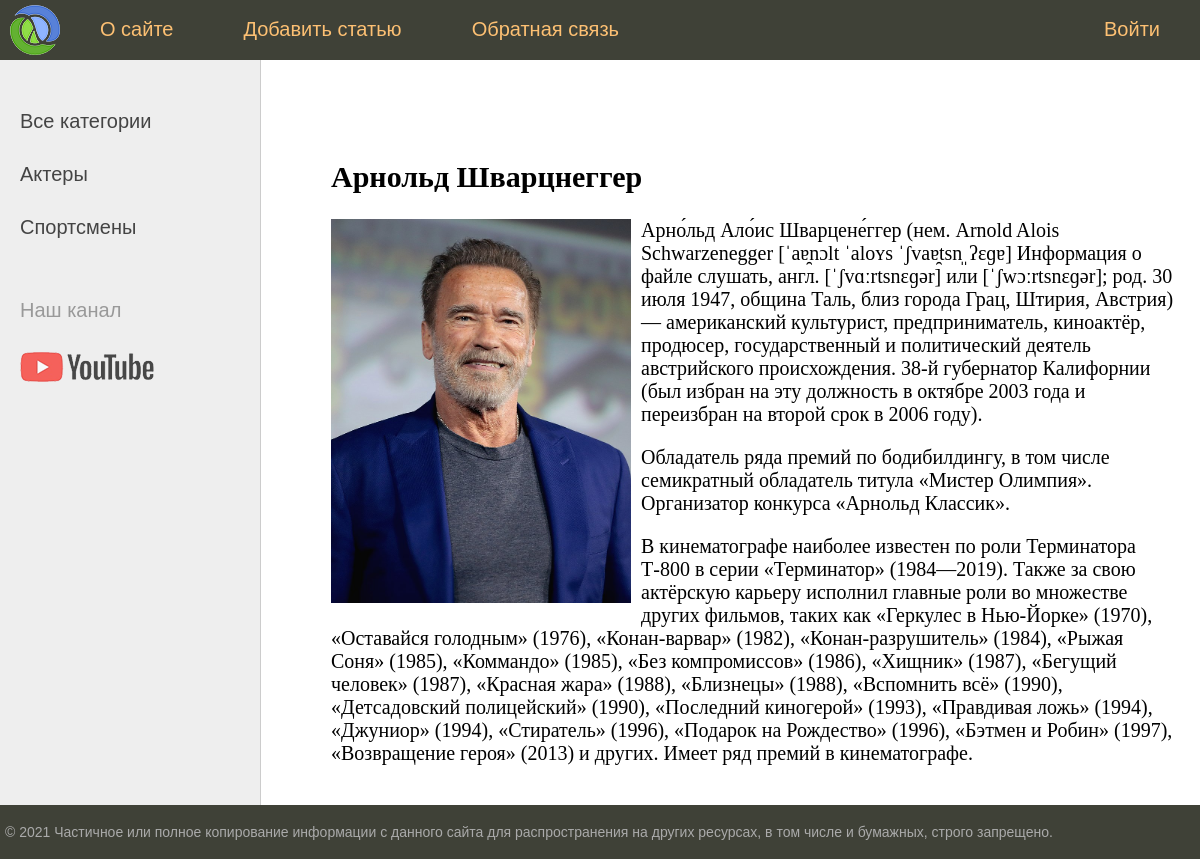
The page /post/arnold-shvarcnegger/ on the database its author committed.
### celebrities/models.py (models this page shows, shortened)
class Category(models.Model):
    name = models.TextField(max_length=100, db_index=True, verbose_name='Категория')
    slug = models.SlugField(max_length=255, unique=True, db_index=True, verbose_name='URL')
    def get_absolute_url(self):
        return reverse('category', kwargs={'cat_slug': self.slug})
    class Meta:
        verbose_name = 'Категорию'
        verbose_name_plural = 'Категории'
        ordering = ['id']

class Men(models.Model):
    title = models.CharField(max_length=255, verbose_name='Заголовок')
    slug = models.SlugField(max_length=255, unique=True, db_index=True, verbose_name='URL')
    content = models.TextField(blank=True, verbose_name='Текст статьи')
    photo = models.ImageField(upload_to='photos/%Y/%m/%d/', verbose_name='Фото')
    time_create = models.DateTimeField(auto_now_add=True, verbose_name='Время создания')
    time_update = models.DateTimeField(auto_now=True, verbose_name='Время изменения')
    is_published = models.BooleanField(default=True, verbose_name='Публикация')
    cat = models.ForeignKey('Category', on_delete=models.PROTECT, verbose_name='Категория')
    def __str__(self):
        return self.title
    class Meta:
        verbose_name = 'Popular man'
        verbose_name_plural = 'Popular men'
        ordering = ['title']

### celebrities/views.py (the view)
# urls.py: path('post/<slug:post_slug>/', ShowPost.as_view(), name='post'),
class ShowPost(DetailView):
    model = Men
    template_name = 'celebrities/post.html'
    context_object_name = 'post'
    slug_url_kwarg = 'post_slug'
    def get_context_data(self, **kwargs):
        context = super().get_context_data(**kwargs)
        context['title'] = context['post']
        context['menu'] = menu
        return context

### celebrities/templatetags/celebrities_tags.py (called while the page is built)
@register.inclusion_tag('celebrities/list_categories.html')
def show_categories(sort, cat_selected=0):
    if not sort:
        cats = Category.objects.all()
    else:
        cats = Category.objects.all().order_by(sort)
    return {'cats': cats, 'cat_selected': cat_selected}

### celebrities/templates/celebrities/post.html
{% extends 'celebrities/base.html' %}
{% block content %}
<h2>{{post.title}}</h2>
{% if post.photo %}
	<p><img class="img-article-left " src="{{post.photo.url}}"></p>
{% endif %}
{{post.content|linebreaks}}
{% endblock %}

### celebrities/templates/celebrities/list_categories.html
{% for c in cats %}
    {% if c.pk == cat_selected %}
        <li class="selected">{{c.name}}</li>
    {% else %}
        <li><a href="{{c.get_absolute_url}}">{{c.name}}</a></li>
    {% endif %}
{% endfor %}

### celebrities/static/celebrities/css/styles.css (style rules this page uses)
html, body { font-family: 'Arial'; margin: 0; padding: 0; height: 100%; width: 100%; color: #444; }
a { color: #0059b2; text-decoration: none; }
img { max-width: 600px; height: auto; }
img.img-article-left { max-width: 300px; height: auto; float: left; padding: 0 10px 10px 0; }
.left-chapters ul li { margin: 30px 0 0 0; color: #999; }
.left-chapters ul li a { color: #444; text-decoration: none; }

### rows shown on the page
Category: name "Актеры"
Category: name "Спортсмены"
Men: title "Арнольд Шварцнеггер", photo (picture), content "Арно́льд Ало́ис Шварцене́ггер (нем. Arnold Alois Schwarzenegger [ˈaɐ̯nɔlt ˈaloʏs ˈʃvaɐ̯tsn̩ˌʔɛɡɐ] Информация о файле слушать, англ. [ˈʃvɑːrtsnɛɡər] или [ˈʃwɔːrtsnɛɡər]; род. 30 июля 1947, община Таль, близ города Грац, Штирия, Австрия) — американский культурист, предприниматель, киноактёр, продюсер, государственный и политический деятель австрийского происхождения. 38-й губернатор Калифорнии (был избран на эту должность в октябре 2003 года и переизбран на второй срок в 2006 году). Обладатель ряда премий по бодибилдингу, в том числе семикратный обладатель титула «Мистер Олимпия». Организатор конкурса «Арнольд Классик». В кинематографе наиболее известен по роли Терминатора Т-800 в серии…"

### other values the page prints
{{ m.title }} "О сайте" "Добавить статью" "Обратная связь"
{{ m.title }} "Войти"
